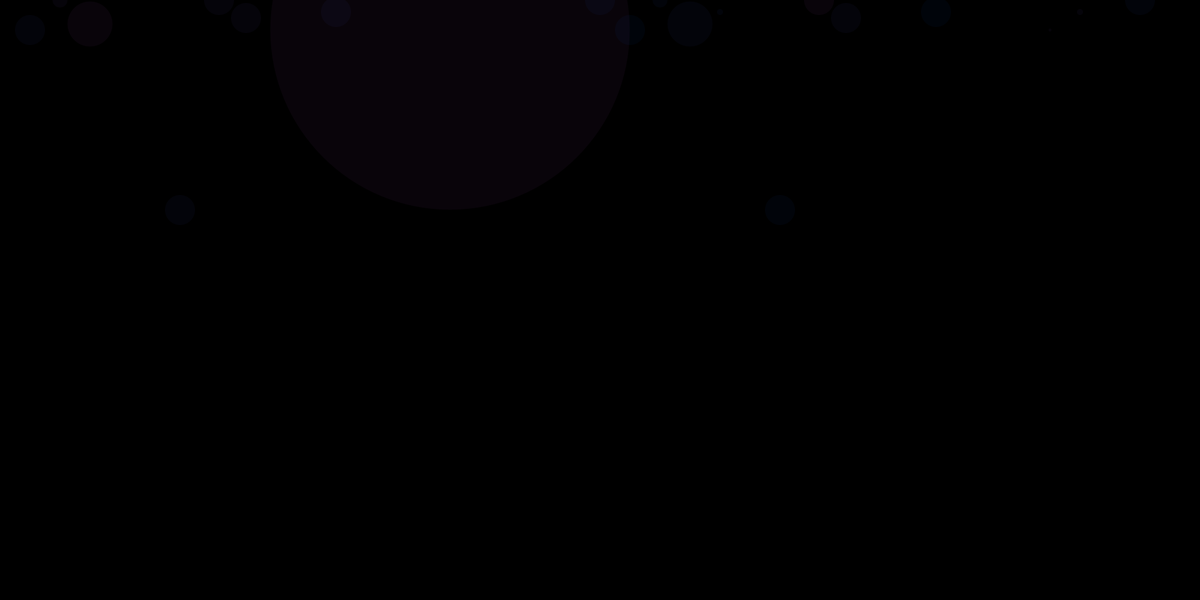
Frame 1 (no input)
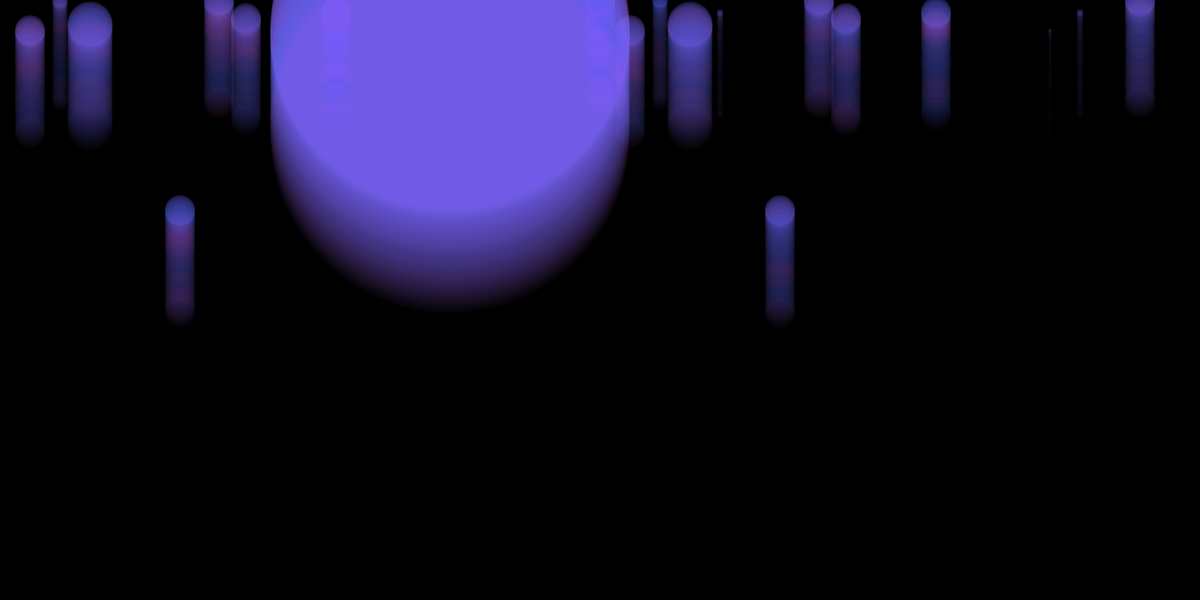
Frame 60 (the mouse pressed at the canvas centre just before this capture)
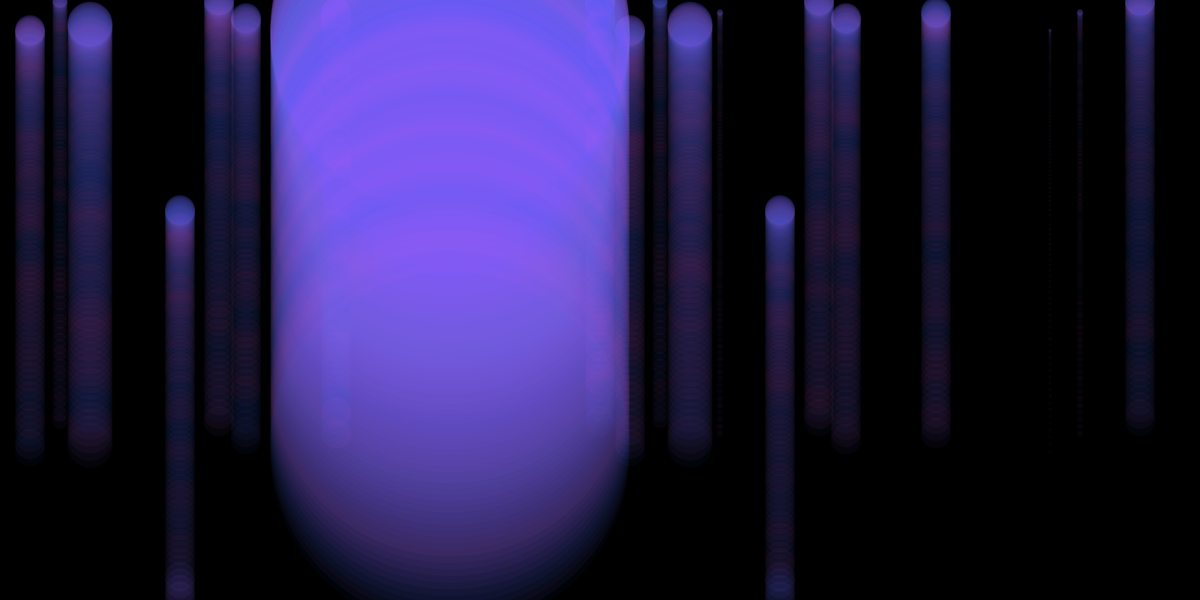
Frame 120 (the mouse held since frame 60 and released just before this capture)

The Processing sketch that drew these frames (run headless with seeded random() and noise(); from frame 60 on, the mouse is pressed at the canvas centre):

// Processing sketch: processing_139126
// ── processing_139126.pde

// ten balls to start.
Ball ball1;
Ball ball2;
Ball ball3;
Ball ball4;
Ball ball5;
Ball ball6;
Ball ball7;
Ball ball8;
Ball ball9;
Ball ball10;
Ball ball11;
Ball ball12;
Ball ball13;
Ball ball14;
Ball ball15;
Ball ball16;
Ball ball17;
Ball ball18;
Ball ball19;
Ball ball20;

//Global gravity variable
float gravity = 0.1;  

// starting to create a screen wide desktop with 2000 width maybe 1200 high
void setup() {
  size(2000,1000);
  smooth();
  background(0);
  
  ball1 = new Ball(100,0,25);
  ball2 = new Ball(50,50,50);
  ball3 = new Ball(150,40,75);
  ball4 = new Ball(1200,20,10);
  ball5 = new Ball(750,50,599);
  ball6 = new Ball(300,350,50);
  ball7 = new Ball(365,0,50);
  ball8 = new Ball(410,30,50);
  ball9 = new Ball(560,20,50);
  ball10 = new Ball(1000,0,50);
  ball11 = new Ball(1100,0,25);
  ball12 = new Ball(1050,50,50);
  ball13 = new Ball(1150,40,75);
  ball14 = new Ball(1800,20,10);
  ball15 = new Ball(1750,50,5);
  ball16 = new Ball(1300,350,50);
  ball17 = new Ball(1365,0,50);
  ball18 = new Ball(1410,30,50);
  ball19 = new Ball(1560,20,50);
  ball20 = new Ball(1900,0,50);

}

void draw() {

  // Display the ball objects (10 right now)
  ball1.display();
  ball2.display();
  ball3.display();
  ball4.display();
  ball5.display();
  ball6.display();
  ball7.display();
  ball8.display();
  ball9.display();
  ball10.display();
  ball11.display();
  ball12.display();
  ball13.display();
  ball14.display();
  ball15.display();
  ball16.display();
  ball17.display();
  ball18.display();
  ball19.display();
  ball20.display();
  
  // Moving the balls
  ball1.update();
  ball2.update();
  ball3.update();
  ball4.update();
  ball5.update();
  ball6.update();
  ball7.update();
  ball8.update();
  ball9.update();
  ball10.update();
  ball11.update();
  ball12.update();
  ball13.update();
  ball14.update();
  ball15.update();
  ball16.update();
  ball17.update();
  ball18.update();
  ball19.update();
  ball20.update();
}

class Ball {
  float x;       // x location of square 
  float y;       // y location of square 
  float speed;   // speed of square 
  float w;       // size
 
  // Ball Constructor??
  Ball(float tempX, float tempY, float tempW) {
    x = tempX;
    y = tempY;
    w = tempW;
    speed =0;
  }
  
  void display() {
    fill (random(255),100,245,10);
    noStroke();
    ellipse(x,y,w,w);
  }
  
  void update() {
  
    // Add speed to location.
    y = y + speed;
  
    // Add gravity to speed.
    speed = speed + gravity;
  
    // If square reaches the bottom
    // Reverse speed
    if (y > height) {
    // Multiplying by -0.95 instead of -1 slows the square down each time it bounces (by decreasing speed).  
    // This is known as a "dampening" effect and is a more realistic simulation of the real world (without it, a ball would bounce forever).
      speed = speed * -0.95;  
    }
  }
}
